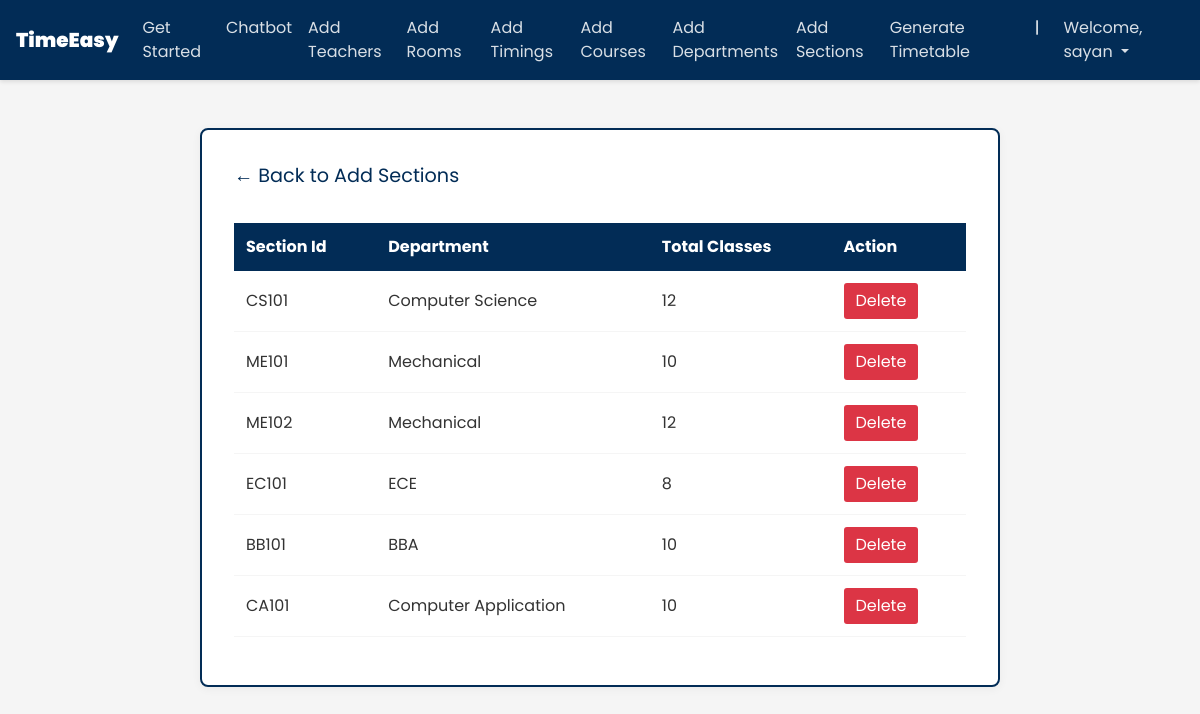
Page /sections_list/ (signed in) on the committed database.
### ttgen/models.py (models this page shows, shortened)
class Section(models.Model):
    section_id = models.CharField(max_length=25, primary_key=True)
    department = models.ForeignKey(Department, on_delete=models.CASCADE)
    num_class_in_week = models.IntegerField(default=0)
    course = models.ForeignKey(Course, on_delete=models.CASCADE, blank=True, null=True)
    meeting_time = models.ForeignKey(MeetingTime, on_delete=models.CASCADE, blank=True, null=True)
    room = models.ForeignKey(Room, on_delete=models.CASCADE, blank=True, null=True)
    instructor = models.ForeignKey(Instructor, on_delete=models.CASCADE, blank=True, null=True)

class Department(models.Model):
    dept_name = models.CharField(max_length=50)
    courses = models.ManyToManyField(Course)
    def __str__(self):
        return self.dept_name

### ttgen/views.py (the view)
# urls.py: path('sections_list/', views.section_list, name='editsection'),
@login_required
def section_list(request):
    context = {
        'sections': Section.objects.all()
    }
    return render(request, 'seclist.html', context)

### templates/seclist.html (shortened to what this page needs)
<!DOCTYPE html>
<html lang="en">
<head>
	<link rel="stylesheet" href="https://maxcdn.bootstrapcdn.com/bootstrap/4.0.0/css/bootstrap.min.css">
</head>
<body>
        <header>
            <nav class="navbar navbar-expand-md navbar-dark fixed-top">
              <a class="navbar-brand" href="#">
                  <b>TimeEasy</b>
              </a>
              <div class="collapse navbar-collapse" id="navbarCollapse">
                  <ul class="navbar-nav ml-auto">
                      <li class="nav-item active">
                          <a class="nav-link" href="{% url 'admindash' %}">Get Started</a>
                      </li>
                      <li class="nav-item active">
                        <a class="nav-link" href="{% url 'chat' %}" style="color: #fff;">Chatbot</a>
                      </li>
                      <li class="nav-item">
                          <a class="nav-link" href="{% url 'addInstructors' %}">Add Teachers</a>
                      </li>
                      <li class="nav-item">
                          <a class="nav-link" href="{% url 'addRooms' %}">Add Rooms</a>
                      </li>
                      <li class="nav-item">
                          <a class="nav-link" href="{% url 'addTimings' %}">Add Timings</a>
                      </li>
                      <li class="nav-item">
                          <a class="nav-link" href="{% url 'addCourses' %}">Add Courses</a>
                      </li>
                      <li class="nav-item">
                          <a class="nav-link" href="{% url 'addDepts' %}">Add Departments</a>
                      </li>
                      <li class="nav-item">
                          <a class="nav-link" href="{% url 'addSections' %}">Add Sections</a>
                      </li>
                      <li class="nav-item">
                          <a class="nav-link" href="{% url 'generate' %}">Generate Timetable</a>
                      </li>
                      <li class="nav-item" style="color: var(--white); padding: 8px 16px;">|</li>
                      <li class="nav-item dropdown">
                          <a class="nav-link dropdown-toggle" href="#" id="dropdown03" data-toggle="dropdown"
                             aria-haspopup="true" aria-expanded="false">
                              Welcome, {{ user.first_name }}
                          </a>
                      </li>
                  </ul>
              </div>
            </nav>
        </header>
        <br><br>
    {% block content %}
    <div class="container">
        <fieldset class="fieldset">
            <a href="{% url 'addSections'%}" class="tablink">← Back to Add Sections</a>
            <div class="tabcontent" id="edit">
                <table class="table1">
                    <thead>
                        <tr>
                            <th>Section Id</th>
                            <th>Department</th>
                            <th>Total Classes</th>
                            <th>Action</th>
                        </tr>
                    </thead>
                    <tbody>
                        {% for sec in sections %}
                        <tr>
                            <td>{{ sec.section_id }}</td>
                            <td>{{ sec.department }}</td>
                            <td>{{ sec.num_class_in_week }}</td>
                            <td>
                                <form action="{% url 'deletesection' sec.section_id %}" method="post">
                                    <input type="submit" value="Delete" class="cross">
                                </form>
                            </td>
                        </tr>
                        {% endfor %}
                    </tbody>
                </table>
            </div>
        </fieldset>
    </div>
    {% endblock %}
</body>
</html>

### templates/seclist.html (style rules this page uses)
:root { --primary-blue: #022c56; --dark-blue: #0D47A1; --light-blue: #E3F2FD; --white: #FFFFFF; --light-gray: #F5F5F5; }
body { padding-top: 3rem; padding-bottom: 3rem; color: #333; font-family: "Poppins"; overflow-x: hidden; background-color: var(--light-gray); }
nav { font-family: "Poppins"; background: var(--primary-blue) !important; box-shadow: 0 2px 4px rgba(0,0,0,0.1); }
.navbar-brand { font-size: 20px; font-family: "Poppins"; color: var(--white) !important; font-weight: 600; }
.nav-link { color: rgba(255,255,255,0.85) !important; transition: all 0.3s ease; }
.fieldset { margin: 2rem auto; padding: 2rem; border: 2px solid var(--primary-blue); background-color: var(--white); box-shadow: 0 2px 10px rgba(0,0,0,0.05); border-radius: 8px; max-width: 800px; }
.table1 { width: 100%; border-collapse: collapse; margin: 1rem 0; }
.table1 th { background-color: var(--primary-blue); color: var(--white); padding: 12px; text-align: left; }
.table1 td { padding: 12px; border-bottom: 1px solid var(--light-gray); }
.tablink { color: var(--primary-blue); text-decoration: none; font-size: 1.2rem; margin-bottom: 1rem; display: inline-block; transition: all 0.3s ease; }
.cross { background-color: #dc3545; color: var(--white); border: none; padding: 6px 12px; border-radius: 3px; cursor: pointer; transition: all 0.3s ease; }

### rows in the picture
Section: section_id "CS101", department "Computer Science", num_class_in_week "12"
Section: section_id "ME101", department "Mechanical", num_class_in_week "10"
Section: section_id "ME102", department "Mechanical", num_class_in_week "12"
Section: section_id "EC101", department "ECE", num_class_in_week "8"
Section: section_id "BB101", department "BBA", num_class_in_week "10"
Section: section_id "CA101", department "Computer Application", num_class_in_week "10"

### other values in the picture
{{ user.first_name }} "sayan"
